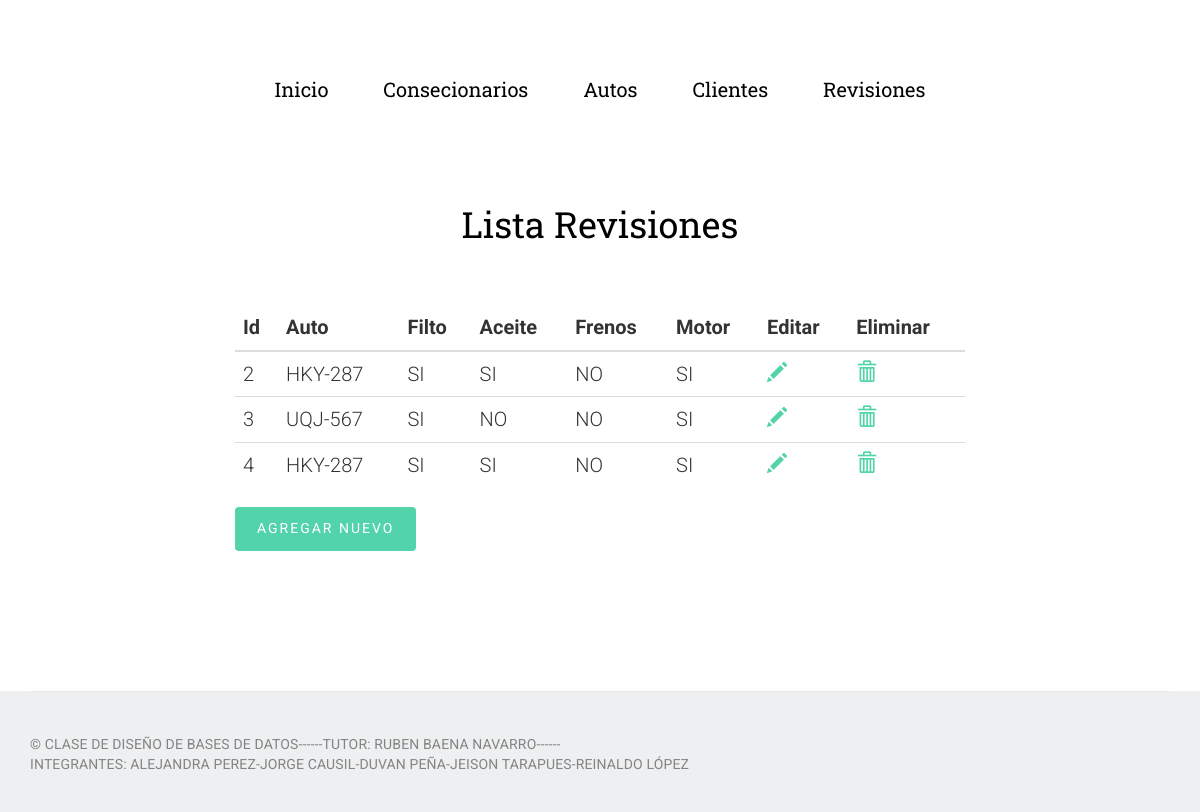
/lista/revision/, run on an earlier commit of the app's database.
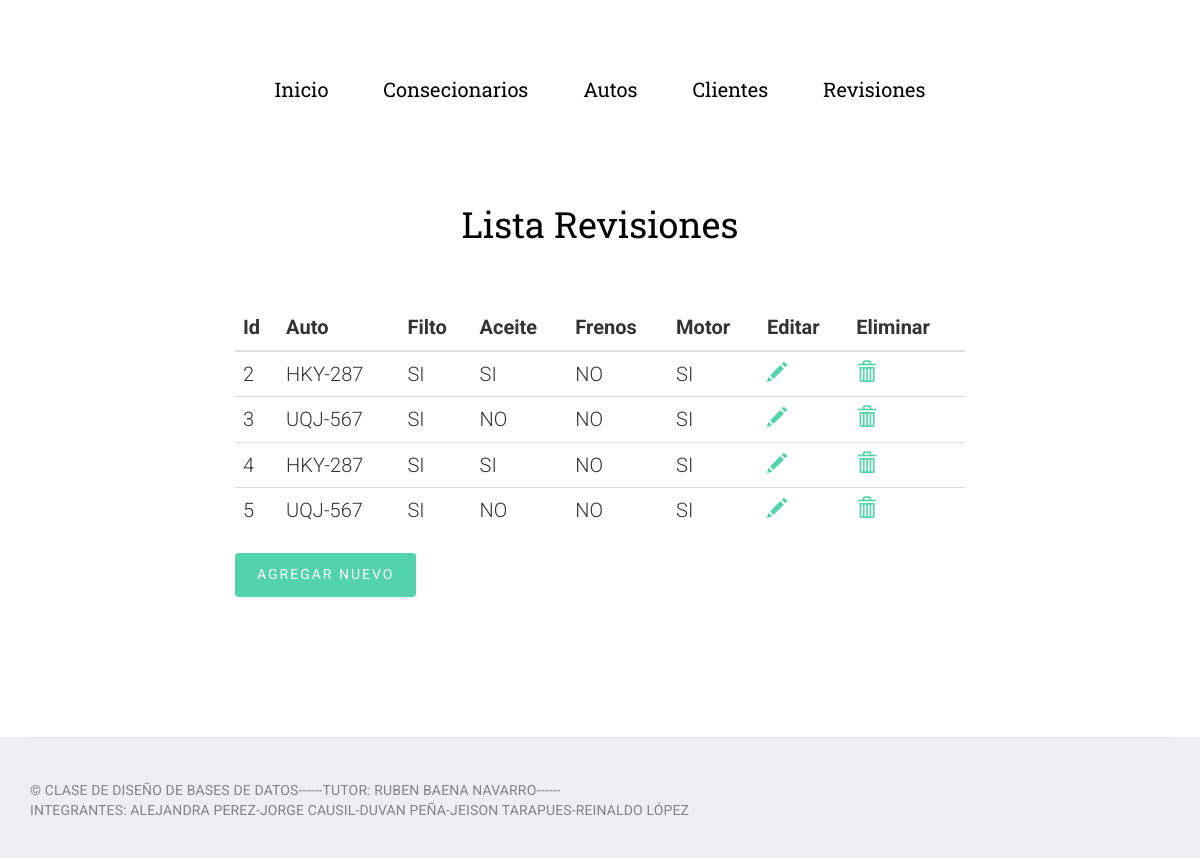
And on a later commit of the database.
### venta/models.py (models this page shows, shortened)
class Revision(models.Model):
    Estado = (
            ('SI','SI'),
            ('NO','NO')
    )
    auto = models.ForeignKey(Auto)
    filtro = models.CharField(max_length=50,choices=Estado)
    aceite = models.CharField(max_length=50,choices=Estado)
    frenos = models.CharField(max_length=50,choices=Estado)
    motor = models.CharField(max_length=50,choices=Estado)

class Auto(models.Model):
    Color = (
                ('Verde', 'Verde'),
                ('Azul', 'Azul'),
                ('Rojo', 'Rojo'),
                ('Amarillo', 'Amarillo'),
          )
    marca = models.CharField(max_length=50)
    tipo =  models.CharField(max_length=50)
    modelo = models.CharField(max_length=50)
    consecionario = models.ForeignKey(Consecionario)
    matricula =  models.CharField(max_length=25)
    color = models.CharField(max_length=50,choices=Color)

### venta/views.py (the view)
# urls.py: url(r'^lista/revision/$', 'venta.views.lista_revision', name='lista-revision'),
def lista_revision(request):
    a =Revision.objects.all()
    return render(request,'venta/lista_revision.html',{'a':a})

### venta/templates/venta/lista_revision.html (shortened to what this page needs)
{% extends 'core/base_admin.html' %}
{% block contenido %}
  <section id="intro" style="height: 100px;">
                                        <div class="container">
                                        <div class="row">
                                          <div class="col-lg-6 col-lg-offset-3 col-md-8 col-md-offset-2 text-center">
                                            <div class="intro animate-box">
                                              <h1>Lista Revisiones</h1>
                                            </div>
                                          </div>
                                          </div>
                                              </section>
                                                  <main id="main">
                                                  <div class="container">
                                            <div class="col-md-8 col-md-offset-2 animate-box">
                                                  <div class="table-responsive">
                                              <table class="table .table-hover">
                                                  <thead>
                                                      <tr>
                                                        <th>Id</th>
                                                        <th>Auto</th>
                                                        <th>Filto</th>
                                                        <th>Aceite</th>
                                                        <th>Frenos</th>
                                                        <th>Motor</th>
                                                        <th>Editar</th>
                                                        <th>Eliminar</th>
                                                      </tr>
                                                  </thead>
                                                  <tbody>
                                                    {% for i in a %}
                                                      <tr>
                                                        <td>{{i.id}}</td>
                                                        <td>{{i.auto.matricula}}</td>
                                                        <td>{{i.filtro}}</td>
                                                        <td>{{i.aceite}}</td>
                                                        <td>{{i.frenos}}</td>
                                                        <td>{{i.motor}}</td>
                                                        <td> <a href="{% url "modificar-revision" i.id %}"> <span class="glyphicon glyphicon-pencil" aria-hidden="true"></span></a> </td>
                                                        <td> <a href="{% url "eliminar-revision" i.id %}"> <span class="glyphicon glyphicon-trash" aria-hidden="true"></span> </a>  </td>
                                                      </tr>
                                                    {% endfor %}
                                                          </tbody>
                                                          </table>
                                                        </div>
                                                        <a href="{% url "nueva-revision" %}">  <button type="button" class="btn btn-primary">Agregar Nuevo</button></a>
                                                          </div>
                                                    </div>
                                                </div>
{% endblock %}

What changed in the data, as far as the page shows it:
added Revision: id "5", auto.matricula "UQJ-567", filtro "SI", aceite "NO", frenos "NO", motor "SI"
